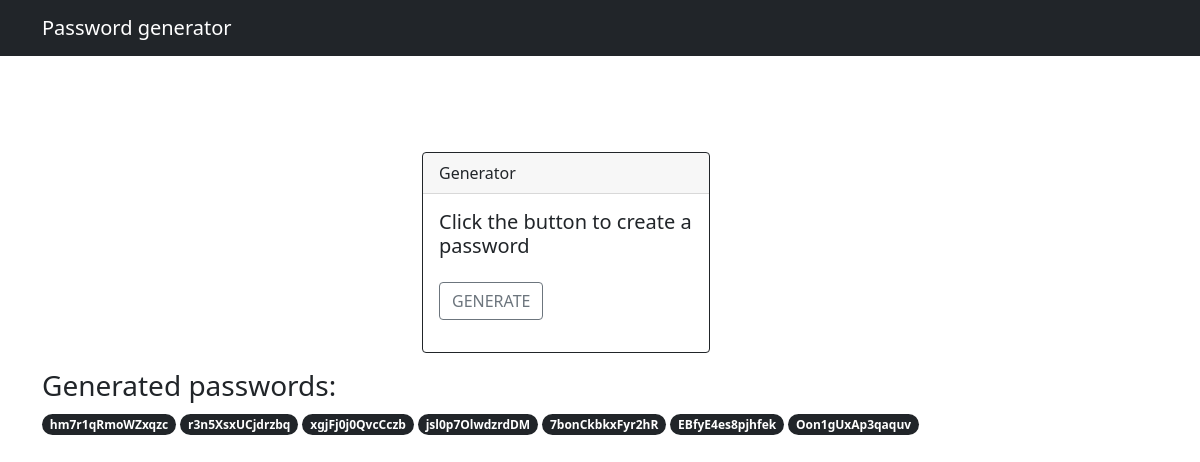
Before: / with the older database file.
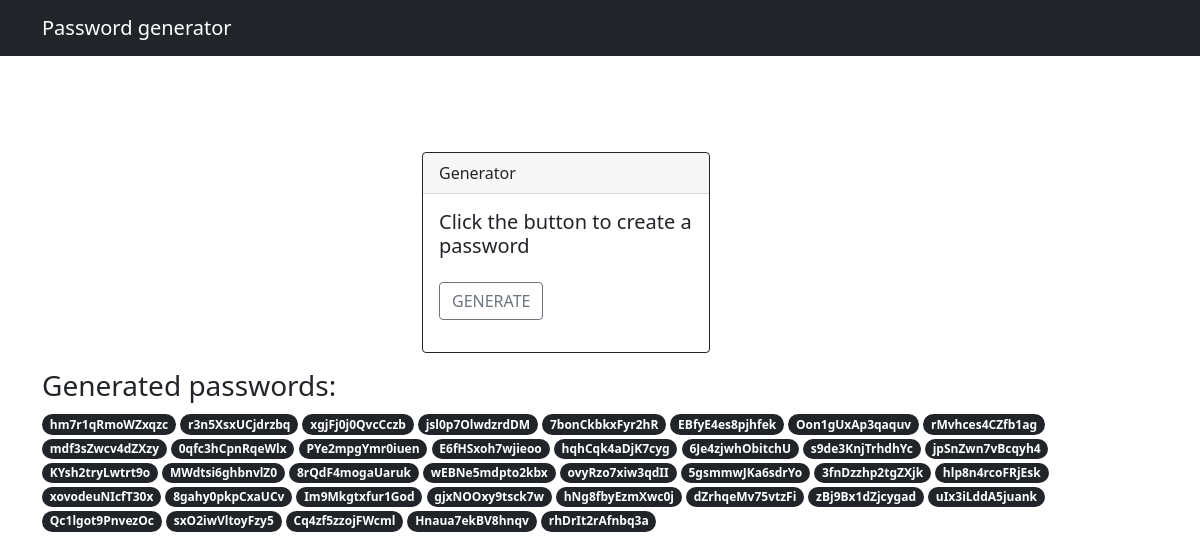
After: the same page with the newer database file.
### core/models.py (models this page shows, shortened)
class Password(models.Model):
    password = models.TextField(max_length=15)

### core/views.py (the view)
# urls.py: path('', index),
def index(request):
    password_list = Password.objects.all()
    return render(request, 'core/index.html', context={'password_list': password_list})

### core/templates/core/index.html (shortened to what this page needs)
<!DOCTYPE html>
<html lang="en">
<head>
    <link href="https://cdn.jsdelivr.net/npm/bootstrap@5.0.2/dist/css/bootstrap.min.css" rel="stylesheet">    <title>Password generator</title>
</head>
<body>
    <nav class="navbar navbar-expand-lg navbar-dark bg-dark">
      <div class="container">
        <a class="navbar-brand" href="/">Password generator</a>
      </div>
    </nav>
    <div class="container">
        <div class="row justify-content-center mt-5">
            <div class="col-md-6 col-lg-4 mt-5">
                <div class="card border-dark mb-3" style="max-width: 18rem;">
                  <div class="card-header">Generator</div>
                  <div class="card-body text-dark">
                    <h5 class="card-title">Click the button to create a password</h5>
                      {% block password_generated %}
                        <a href="generate-password" type="button" class="btn btn-outline-secondary my-3">GENERATE</a>
                      {% endblock %}
                  </div>
                </div>
            </div>
            <div>
                <h3>Generated passwords:</h3>
                {% for pass in password_list %}
                <span class="badge rounded-pill bg-dark">{{ pass.password }}</span>
                {% endfor %}
            </div>
        </div>
    </div>
</body>
</html>

Changed rows visible on the page:
added Password: password "rMvhces4CZfb1ag"
added Password: password "mdf3sZwcv4dZXzy"
added Password: password "0qfc3hCpnRqeWlx"
added Password: password "PYe2mpgYmr0iuen"
added Password: password "E6fHSxoh7wjieoo"
added Password: password "hqhCqk4aDjK7cyg"
added Password: password "6Je4zjwhObitchU"
added Password: password "s9de3KnjTrhdhYc"
added Password: password "jpSnZwn7vBcqyh4"
added Password: password "KYsh2tryLwtrt9o"
added Password: password "MWdtsi6ghbnvlZ0"
added Password: password "8rQdF4mogaUaruk"
added Password: password "wEBNe5mdpto2kbx"
added Password: password "ovyRzo7xiw3qdII"
added Password: password "5gsmmwJKa6sdrYo"
added Password: password "3fnDzzhp2tgZXjk"
added Password: password "hlp8n4rcoFRjEsk"
added Password: password "xovodeuNIcfT30x"
added Password: password "8gahy0pkpCxaUCv"
added Password: password "Im9Mkgtxfur1God"
added Password: password "gjxNOOxy9tsck7w"
added Password: password "hNg8fbyEzmXwc0j"
added Password: password "dZrhqeMv75vtzFi"
added Password: password "zBj9Bx1dZjcygad"
added Password: password "uIx3iLddA5juank"
added Password: password "Qc1lgot9PnvezOc"
added Password: password "sxO2iwVltoyFzy5"
added Password: password "Cq4zf5zzojFWcml"
added Password: password "Hnaua7ekBV8hnqv"
added Password: password "rhDrIt2rAfnbq3a"
